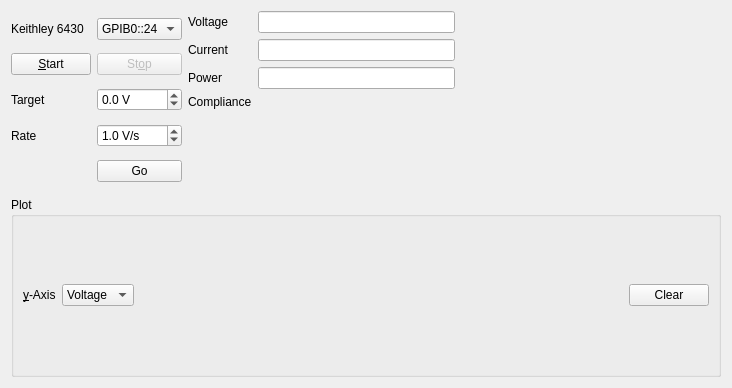
<?xml version="1.0" encoding="UTF-8"?>
<ui version="4.0">
 <class>Form</class>
 <widget class="QWidget" name="Form">
  <property name="geometry">
   <rect>
    <x>0</x>
    <y>0</y>
    <width>732</width>
    <height>388</height>
   </rect>
  </property>
  <property name="windowTitle">
   <string>Piezo Control</string>
  </property>
  <layout class="QHBoxLayout" name="horizontalLayout_4">
   <item>
    <layout class="QVBoxLayout" name="verticalLayout_2">
     <item>
      <layout class="QHBoxLayout" name="horizontalLayout_3">
       <item>
        <layout class="QGridLayout" name="gridLayout">
         <item row="3" column="1">
          <widget class="QDoubleSpinBox" name="rampTargetSb">
           <property name="suffix">
            <string> V</string>
           </property>
           <property name="decimals">
            <number>1</number>
           </property>
           <property name="minimum">
            <double>-200.000000000000000</double>
           </property>
           <property name="maximum">
            <double>200.000000000000000</double>
           </property>
           <property name="singleStep">
            <double>0.100000000000000</double>
           </property>
          </widget>
         </item>
         <item row="4" column="1">
          <widget class="QDoubleSpinBox" name="rampRateSb">
           <property name="suffix">
            <string> V/s</string>
           </property>
           <property name="decimals">
            <number>1</number>
           </property>
           <property name="maximum">
            <double>10.000000000000000</double>
           </property>
           <property name="singleStep">
            <double>0.100000000000000</double>
           </property>
           <property name="value">
            <double>1.000000000000000</double>
           </property>
          </widget>
         </item>
         <item row="5" column="1">
          <widget class="QPushButton" name="goPb">
           <property name="text">
            <string>Go</string>
           </property>
           <property name="checkable">
            <bool>true</bool>
           </property>
          </widget>
         </item>
         <item row="1" column="1">
          <widget class="QPushButton" name="stopPb">
           <property name="enabled">
            <bool>false</bool>
           </property>
           <property name="text">
            <string>St&amp;op</string>
           </property>
          </widget>
         </item>
         <item row="1" column="0">
          <widget class="QPushButton" name="startPb">
           <property name="text">
            <string>&amp;Start</string>
           </property>
          </widget>
         </item>
         <item row="0" column="1">
          <widget class="QComboBox" name="k6430VisaCombo">
           <property name="enabled">
            <bool>true</bool>
           </property>
           <item>
            <property name="text">
             <string>GPIB0::24</string>
            </property>
           </item>
          </widget>
         </item>
         <item row="0" column="0">
          <widget class="QLabel" name="coilVisaLabel">
           <property name="text">
            <string>Keithley 6430</string>
           </property>
           <property name="buddy">
            <cstring>k6430VisaCombo</cstring>
           </property>
          </widget>
         </item>
         <item row="3" column="0">
          <widget class="QLabel" name="label">
           <property name="text">
            <string>Target</string>
           </property>
          </widget>
         </item>
         <item row="4" column="0">
          <widget class="QLabel" name="label_4">
           <property name="text">
            <string>Rate</string>
           </property>
          </widget>
         </item>
        </layout>
       </item>
       <item>
        <layout class="QFormLayout" name="formLayout">
         <item row="0" column="0">
          <widget class="QLabel" name="label_2">
           <property name="text">
            <string>Voltage</string>
           </property>
          </widget>
         </item>
         <item row="0" column="1">
          <widget class="EngineeringIndicator" name="voltageIndicator">
           <property name="text">
            <string/>
           </property>
          </widget>
         </item>
         <item row="1" column="0">
          <widget class="QLabel" name="label_3">
           <property name="text">
            <string>Current</string>
           </property>
          </widget>
         </item>
         <item row="1" column="1">
          <widget class="EngineeringIndicator" name="currentIndicator">
           <property name="text">
            <string/>
           </property>
          </widget>
         </item>
         <item row="2" column="0">
          <widget class="QLabel" name="label_5">
           <property name="text">
            <string>Power</string>
           </property>
          </widget>
         </item>
         <item row="2" column="1">
          <widget class="EngineeringIndicator" name="powerIndicator">
           <property name="text">
            <string/>
           </property>
          </widget>
         </item>
         <item row="3" column="0">
          <widget class="QLabel" name="label_23">
           <property name="text">
            <string>Compliance</string>
           </property>
          </widget>
         </item>
         <item row="3" column="1">
          <widget class="LedIndicator" name="complianceLed">
           <property name="color" stdset="0">
            <color>
             <red>0</red>
             <green>0</green>
             <blue>255</blue>
            </color>
           </property>
          </widget>
         </item>
        </layout>
       </item>
       <item>
        <spacer name="horizontalSpacer_2">
         <property name="orientation">
          <enum>Qt::Horizontal</enum>
         </property>
         <property name="sizeHint" stdset="0">
          <size>
           <width>40</width>
           <height>20</height>
          </size>
         </property>
        </spacer>
       </item>
      </layout>
     </item>
     <item>
      <widget class="QGroupBox" name="groupBox">
       <property name="title">
        <string>Plot</string>
       </property>
       <layout class="QHBoxLayout" name="horizontalLayout_2">
        <item>
         <layout class="QVBoxLayout" name="verticalLayout">
          <item>
           <layout class="QHBoxLayout" name="horizontalLayout">
            <item>
             <widget class="QLabel" name="label_7">
              <property name="text">
               <string>&amp;y-Axis</string>
              </property>
              <property name="buddy">
               <cstring>yAxisCombo</cstring>
              </property>
             </widget>
            </item>
            <item>
             <widget class="QComboBox" name="yAxisCombo">
              <item>
               <property name="text">
                <string>Voltage</string>
               </property>
              </item>
              <item>
               <property name="text">
                <string>Current</string>
               </property>
              </item>
             </widget>
            </item>
            <item>
             <spacer name="horizontalSpacer">
              <property name="orientation">
               <enum>Qt::Horizontal</enum>
              </property>
              <property name="sizeHint" stdset="0">
               <size>
                <width>40</width>
                <height>20</height>
               </size>
              </property>
             </spacer>
            </item>
            <item>
             <widget class="QPushButton" name="clearPb">
              <property name="text">
               <string>Clear</string>
              </property>
             </widget>
            </item>
           </layout>
          </item>
         </layout>
        </item>
       </layout>
      </widget>
     </item>
    </layout>
   </item>
  </layout>
 </widget>
 <customwidgets>
  <customwidget>
   <class>LedIndicator</class>
   <extends>QWidget</extends>
   <header>LabWidgets.Indicators</header>
   <container>1</container>
  </customwidget>
  <customwidget>
   <class>EngineeringIndicator</class>
   <extends>QLineEdit</extends>
   <header>LabWidgets.Indicators</header>
  </customwidget>
 </customwidgets>
 <resources/>
 <connections/>
</ui>
